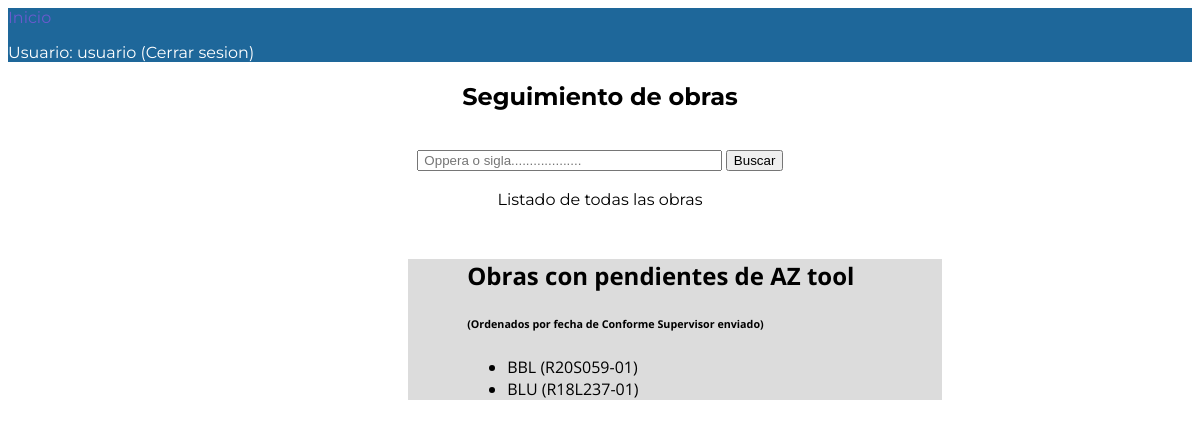
Screenshot of /manager/pendaztool/ (signed in) with the database file from the repository.
### manager/models.py (models this page shows)
class WorkSheet(models.Model):
    site = models.CharField(verbose_name = 'Sigla', max_length = 12)
    oppera = models.CharField(verbose_name = 'No. Oppera', max_length =  10)
    cs_date = models.DateField(verbose_name = 'Fecha CS',null = True)
    cs_comments = models.CharField(verbose_name = 'Comentarios sobre CS', null = True , blank = True, max_length = 200)
    pendings_date = models.DateField(verbose_name = 'Fecha SA',null = True, blank = True)
    claim_date = models.DateField(verbose_name = 'Fecha reclamo pendientes',null = True, blank = True)
    asp = models.CharField(verbose_name = 'ASP responsable', max_length = 15, null = True , blank = True)
    claim_pending_comments = models.CharField(verbose_name = 'Cometarios sobre el reclamo a ASP', null = True , blank = True, max_length = 200)
    ca_date = models.DateField(verbose_name = 'Fecha CA',null = True, blank = True)
    ca_comments = models.CharField(verbose_name = 'Comentarios sobre CA', null = True , blank = True, max_length = 200)
    SERVER_PICS = (
        ('s','Si'),
        ('n','No')
    )
    ca_pics_link = models.CharField(max_length = 1, choices = SERVER_PICS, blank = True, null = True, verbose_name = 'Fotos para servidor de Antel')
    pend_type = models.ManyToManyField(PendType, verbose_name = 'Tipo de pendiente', blank = True)
    CLOSED = (
        ('s','Si'),
        ('n','No')
    )
    closed = models.CharField(max_length = 1, choices = CLOSED, blank = True, default = 'n', verbose_name = 'Obra cerrada')
    SIDE = (
        ('a','Antel'),
        ('e','Ericsson')
    )
    pend_side = models.CharField(max_length = 1, choices = SIDE, blank = True, default = 'a', verbose_name = 'Responsable de contestar')
    class Meta:
        ordering = ['-cs_date']

### manager/views.py (the view)
# urls.py: path('pendaztool/',views.pendaztool, name = 'pend-az-tool'),
@login_required
def pendaztool(request):
    title = 'Obras con pendientes de AZ tool'
    filter = WorkSheet.objects.filter(
            ~Q(pendings_date = None) & Q(ca_date = None) & Q(closed = 'n') & Q(pend_type = 1)
        )
    return render(
        request,
        'manager/worksheet_list.html',
        context = {
            'filter':filter,
            'title':title,
        }
    )

### templates/manager/worksheet_list.html (shortened to what this page needs)
{% extends "base_generic.html" %}
{% block content %}
<div id="wrapper2">
    <h2>{{ title }}</h2>
    {% if request.user.is_authenticated %}
        {% if filter %}
        <h6>(Ordenados por fecha de Conforme Supervisor enviado)</h6>
            <ul>
                {% for pend in filter %}
                <li>
                    <a href="{% url 'work-detail' pend.id %}">{{ pend.site }} ({{ pend.oppera }})</a>
                </li>
                {% endfor %}
            </ul>
        {% endif %}
    {% endif %}
    </div>
    {% endblock %}

### templates/base_generic.html (shortened to what this page needs)
<!DOCTYPE html>
<html lang="en">
<head>
  {% load static %}
  <link rel="stylesheet" href="{% static 'css/styles.css' %}">
</head>
<body>
  <header>
    <nav>
      <a href="{% url 'index' %}" class="selected">Inicio</a><br>
      {% if user.is_authenticated %}
       <p> Usuario: {{ user.get_username }}
        <a href="{% url 'logout' %}">(Cerrar sesion)</a>
       </p>
      {% else %}
        <a href="{% url 'login'%}?next={{request.path}}">Inciar sesion</a>
      {% endif %}
    </nav>
  </header>
  <div id="logo">
    <h2>Seguimiento de obras</h2><br>
</div>
<div id="search-bar">
    <form action="{% url 'search-work' %}" method="get">
        <input name="q" type="text" size= "35" placeholder=" Oppera o sigla...................">
        <button>Buscar</button><br><br>
    </form>
</div>
<div id="logo">
  <a href="{% url 'export_users_xls' %}">Listado de todas las obras</a>
</div>
  <div class="container-fluid">
    <div class="row">
      <div class="col-sm-10 ">
      {% block content %}{% endblock %}
      </div>
    </div>
  </div>
</body>
</html>

### manager/static/css/styles.css (style rules this page uses)
body { font-family: 'Montserrat'; color: black; }
a { text-decoration: none; color: black; }
a.selected, a:hover { color: slateblue; }
#wrapper2 { max-width: 1500px; margin: 50px 250px 250px 400px; padding: 0 5% ; text-align: left; font-family: 'Open Sans'; background-color: gainsboro; }
nav a, nav a:visited { color: #ffffff; }
nav p { color: white; }
header { background-color: #1E679A; border-color: black; }
#logo { text-align: center; margin: 0; }
#search-bar { text-align: center; margin: 0; }

### rows the page displays
WorkSheet: site "BBL", oppera "R20S059-01"
WorkSheet: site "BLU", oppera "R18L237-01"

### other values shown
{{ user.get_username }} "usuario"
{{ title }} "Obras con pendientes de AZ tool"
